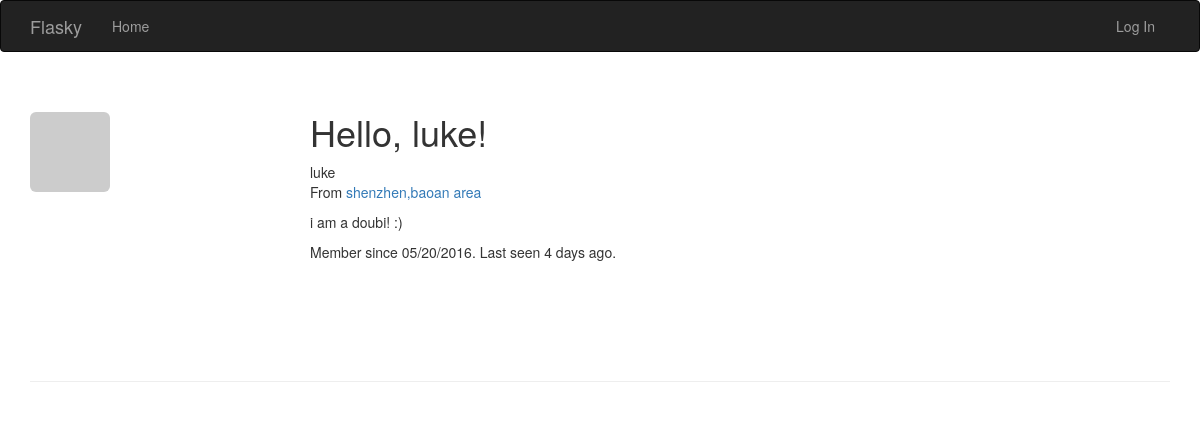
Page /user/Luke on the earlier database version.
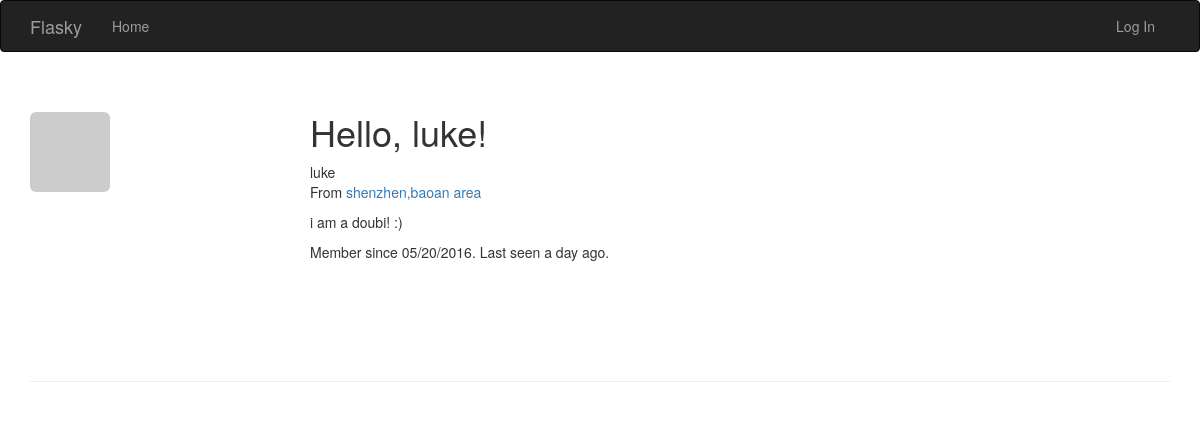
Same page on the later database version.
### app/models.py (models this page shows, shortened)
class User(UserMixin, db.Model):
    __tablename__ = 'users'
    id = db.Column(db.Integer, primary_key=True)
    email = db.Column(db.String(64), unique=True, index=True)
    username = db.Column(db.String(64), unique=True, index=True)
    role_id = db.Column(db.Integer, db.ForeignKey('roles.id'))
    password_hash = db.Column(db.String(128))
    confirmed = db.Column(db.Boolean, default=False)
    name = db.Column(db.String(64))
    location = db.Column(db.String(64))
    about_me = db.Column(db.Text())
    member_since = db.Column(db.DateTime(), default=datetime.utcnow)
    last_seen = db.Column(db.DateTime(), default=datetime.utcnow)
    avatar_hash = db.Column(db.String(32))
    posts = db.relationship('Post', backref='author', lazy='dynamic')
    @property
    def password(self):
        raise AttributeError('password is not a readable attribute')
    def gravatar(self, size=256, default="identicon", rating="g"):
        if request.is_secure:
            url = 'https://secure.gravatar.com/avatar'
        else:
            url = 'http://www.gravatar.com/avatar'
        hash = self.avatar_hash or hashlib.md5(
                self.email.encode('utf-8')).hexdigest()
        return '{url}/{hash}?s={size}&d={default}&r={rating}'.format(
                url=url, hash=hash, size=size, default=default, rating=rating)

### app/main/views.py (the view)
@main.route('/user/<username>')
def user(username):
    user = User.query.filter_by(username=username).first()
    if user is None:
        abort(404)
    return render_template('user.html', user=user)

### app/auth/views.py (called while the page is built)
@auth.before_app_request
def before_request():
    if current_user.is_authenticated:
        current_user.ping()
        if not current_user.confirmed \
               and request.endpoint[:5] != 'auth.' \
               and request.endpoint != 'static':
            return redirect(url_for('auth.unconfirmed'))

### app/main/__init__.py (called while the page is built)
@main.app_context_processor
def inject_perssions():
    return dict(Perssion=Perssion)

### app/models.py (called while the page is built)
    def is_administrator(self):
        return False

### app/templates/user.html (shortened to what this page needs)
{% extends "base.html" %}
{% block page_content %}
<div class="page-header">
  <img class="img-rounded profile-thumbnail" src="{{ user.gravatar(size=256) }}">
  <div class="profile-header">
    <h1>Hello, {{ user.name }}!</h1>
    {% if user.name or user.location %}
    <p>
      {% if user.name %}
        {{ user.name }}
      {% endif %}
      <br >
      {% if user.location %}
         From <a href="http://maps.baidu.com/?q={{ user.username }}">{{ user.location }}</a>
      {% endif %}
    </p>
    {% endif %}
    {% if user.about_me %}<p>{{ user.about_me }}</p>{% endif %}
    <p>
      Member since {{ moment(user.member_since).format('L') }}.
      Last seen {{ moment(user.last_seen).fromNow() }}.
    </p>
  </div>
</div>
{% endblock %}

Differences in the rows shown:
changed User "luke": last_seen "4 days ago" → "a day ago"
